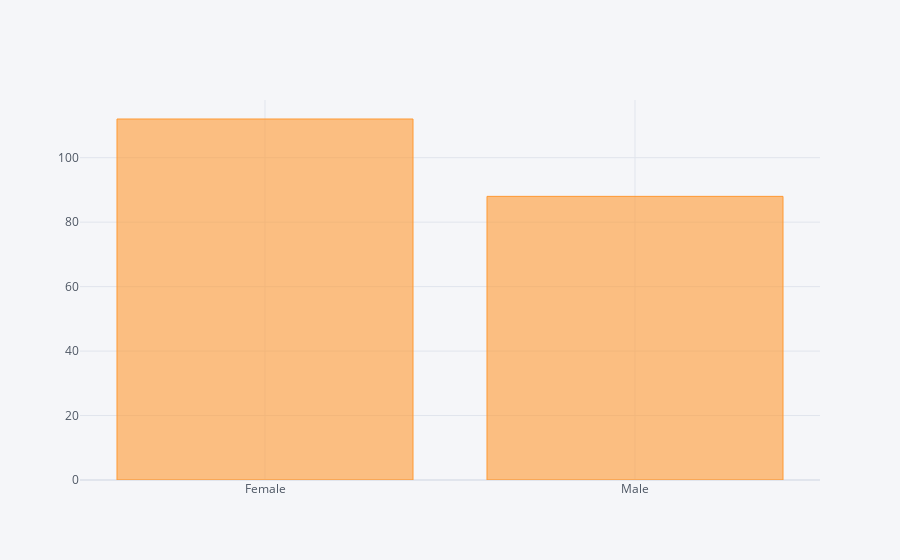

Notebook code cell kept with this figure:
### Code cell
data['Gender'].value_counts().iplot(kind='bar')

### Figure 1 — Plotly figure (JSON) as saved in the notebook; plotly's stock layout.template omitted (floating-point values rounded to 4 significant figures)
{"data": [{"marker": {"color": "rgba(255, 153, 51, 0.6)", "line": {"color": "rgba(255, 153, 51, 1.0)", "width": 1}}, "name": "Gender", "orientation": "v", "text": "", "type": "bar", "x": ["Female", "Male"], "y": [112, 88]}], "layout": {"legend": {"bgcolor": "#F5F6F9", "font": {"color": "#4D5663"}}, "paper_bgcolor": "#F5F6F9", "plot_bgcolor": "#F5F6F9", "title": {"font": {"color": "#4D5663"}}, "xaxis": {"gridcolor": "#E1E5ED", "showgrid": true, "tickfont": {"color": "#4D5663"}, "title": {"font": {"color": "#4D5663"}, "text": ""}, "zerolinecolor": "#E1E5ED"}, "yaxis": {"gridcolor": "#E1E5ED", "showgrid": true, "tickfont": {"color": "#4D5663"}, "title": {"font": {"color": "#4D5663"}, "text": ""}, "zerolinecolor": "#E1E5ED"}}}
